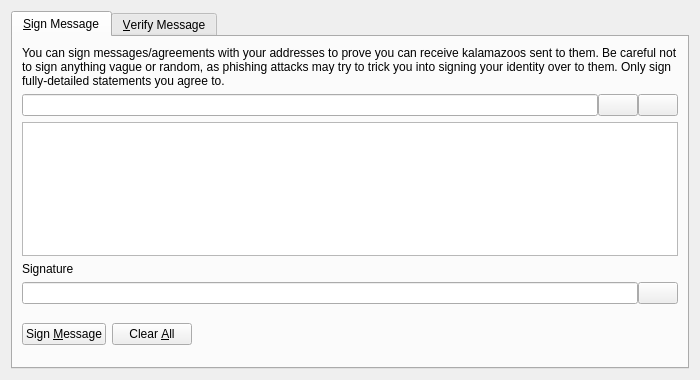
<?xml version="1.0" encoding="UTF-8"?>
<ui version="4.0">
 <class>SignVerifyMessageDialog</class>
 <widget class="QDialog" name="SignVerifyMessageDialog">
  <property name="geometry">
   <rect>
    <x>0</x>
    <y>0</y>
    <width>700</width>
    <height>380</height>
   </rect>
  </property>
  <property name="windowTitle">
   <string>Signatures - Sign / Verify a Message</string>
  </property>
  <property name="modal">
   <bool>true</bool>
  </property>
  <layout class="QVBoxLayout" name="verticalLayout">
   <item>
    <widget class="QTabWidget" name="tabWidget">
     <property name="currentIndex">
      <number>0</number>
     </property>
     <widget class="QWidget" name="tabSignMessage">
      <attribute name="title">
       <string>&amp;Sign Message</string>
      </attribute>
      <layout class="QVBoxLayout" name="verticalLayout_SM">
       <item>
        <widget class="QLabel" name="infoLabel_SM">
         <property name="text">
          <string>You can sign messages/agreements with your addresses to prove you can receive kalamazoos sent to them. Be careful not to sign anything vague or random, as phishing attacks may try to trick you into signing your identity over to them. Only sign fully-detailed statements you agree to.</string>
         </property>
         <property name="textFormat">
          <enum>Qt::PlainText</enum>
         </property>
         <property name="wordWrap">
          <bool>true</bool>
         </property>
        </widget>
       </item>
       <item>
        <layout class="QHBoxLayout" name="horizontalLayout_1_SM">
         <property name="spacing">
          <number>0</number>
         </property>
         <item>
          <widget class="QValidatedLineEdit" name="addressIn_SM">
           <property name="toolTip">
            <string>The Kalamazoocoin address to sign the message with</string>
           </property>
          </widget>
         </item>
         <item>
          <widget class="QPushButton" name="addressBookButton_SM">
           <property name="toolTip">
            <string>Choose previously used address</string>
           </property>
           <property name="text">
            <string/>
           </property>
           <property name="icon">
            <iconset resource="../bitcoin.qrc">
             <normaloff>:/icons/address-book</normaloff>:/icons/address-book</iconset>
           </property>
           <property name="shortcut">
            <string>Alt+A</string>
           </property>
           <property name="autoDefault">
            <bool>false</bool>
           </property>
          </widget>
         </item>
         <item>
          <widget class="QPushButton" name="pasteButton_SM">
           <property name="toolTip">
            <string>Paste address from clipboard</string>
           </property>
           <property name="text">
            <string/>
           </property>
           <property name="icon">
            <iconset resource="../bitcoin.qrc">
             <normaloff>:/icons/editpaste</normaloff>:/icons/editpaste</iconset>
           </property>
           <property name="shortcut">
            <string>Alt+P</string>
           </property>
           <property name="autoDefault">
            <bool>false</bool>
           </property>
          </widget>
         </item>
        </layout>
       </item>
       <item>
        <widget class="QPlainTextEdit" name="messageIn_SM">
         <property name="toolTip">
          <string>Enter the message you want to sign here</string>
         </property>
        </widget>
       </item>
       <item>
        <widget class="QLabel" name="signatureLabel_SM">
         <property name="text">
          <string>Signature</string>
         </property>
         <property name="textFormat">
          <enum>Qt::PlainText</enum>
         </property>
        </widget>
       </item>
       <item>
        <layout class="QHBoxLayout" name="horizontalLayout_2_SM">
         <property name="spacing">
          <number>0</number>
         </property>
         <item>
          <widget class="QLineEdit" name="signatureOut_SM">
           <property name="font">
            <font>
             <italic>true</italic>
            </font>
           </property>
           <property name="readOnly">
            <bool>true</bool>
           </property>
          </widget>
         </item>
         <item>
          <widget class="QPushButton" name="copySignatureButton_SM">
           <property name="toolTip">
            <string>Copy the current signature to the system clipboard</string>
           </property>
           <property name="text">
            <string/>
           </property>
           <property name="icon">
            <iconset resource="../bitcoin.qrc">
             <normaloff>:/icons/editcopy</normaloff>:/icons/editcopy</iconset>
           </property>
           <property name="autoDefault">
            <bool>false</bool>
           </property>
          </widget>
         </item>
        </layout>
       </item>
       <item>
        <layout class="QHBoxLayout" name="horizontalLayout_3_SM">
         <item>
          <widget class="QPushButton" name="signMessageButton_SM">
           <property name="toolTip">
            <string>Sign the message to prove you own this Kalamazoocoin address</string>
           </property>
           <property name="text">
            <string>Sign &amp;Message</string>
           </property>
           <property name="icon">
            <iconset resource="../bitcoin.qrc">
             <normaloff>:/icons/edit</normaloff>:/icons/edit</iconset>
           </property>
           <property name="autoDefault">
            <bool>false</bool>
           </property>
          </widget>
         </item>
         <item>
          <widget class="QPushButton" name="clearButton_SM">
           <property name="toolTip">
            <string>Reset all sign message fields</string>
           </property>
           <property name="text">
            <string>Clear &amp;All</string>
           </property>
           <property name="icon">
            <iconset resource="../bitcoin.qrc">
             <normaloff>:/icons/remove</normaloff>:/icons/remove</iconset>
           </property>
           <property name="autoDefault">
            <bool>false</bool>
           </property>
          </widget>
         </item>
         <item>
          <spacer name="horizontalSpacer_1_SM">
           <property name="orientation">
            <enum>Qt::Horizontal</enum>
           </property>
           <property name="sizeHint" stdset="0">
            <size>
             <width>40</width>
             <height>48</height>
            </size>
           </property>
          </spacer>
         </item>
         <item>
          <widget class="QLabel" name="statusLabel_SM">
           <property name="font">
            <font>
             <weight>75</weight>
             <bold>true</bold>
            </font>
           </property>
           <property name="text">
            <string/>
           </property>
           <property name="wordWrap">
            <bool>true</bool>
           </property>
          </widget>
         </item>
         <item>
          <spacer name="horizontalSpacer_2_SM">
           <property name="orientation">
            <enum>Qt::Horizontal</enum>
           </property>
           <property name="sizeHint" stdset="0">
            <size>
             <width>40</width>
             <height>48</height>
            </size>
           </property>
          </spacer>
         </item>
        </layout>
       </item>
      </layout>
     </widget>
     <widget class="QWidget" name="tabVerifyMessage">
      <attribute name="title">
       <string>&amp;Verify Message</string>
      </attribute>
      <layout class="QVBoxLayout" name="verticalLayout_VM">
       <item>
        <widget class="QLabel" name="infoLabel_VM">
         <property name="text">
          <string>Enter the receiver's address, message (ensure you copy line breaks, spaces, tabs, etc. exactly) and signature below to verify the message. Be careful not to read more into the signature than what is in the signed message itself, to avoid being tricked by a man-in-the-middle attack. Note that this only proves the signing party receives with the address, it cannot prove sendership of any transaction!</string>
         </property>
         <property name="textFormat">
          <enum>Qt::PlainText</enum>
         </property>
         <property name="alignment">
          <set>Qt::AlignLeading|Qt::AlignLeft|Qt::AlignTop</set>
         </property>
         <property name="wordWrap">
          <bool>true</bool>
         </property>
        </widget>
       </item>
       <item>
        <layout class="QHBoxLayout" name="horizontalLayout_1_VM">
         <property name="spacing">
          <number>0</number>
         </property>
         <item>
          <widget class="QValidatedLineEdit" name="addressIn_VM">
           <property name="toolTip">
            <string>The Kalamazoocoin address the message was signed with</string>
           </property>
          </widget>
         </item>
         <item>
          <widget class="QPushButton" name="addressBookButton_VM">
           <property name="toolTip">
            <string>Choose previously used address</string>
           </property>
           <property name="text">
            <string/>
           </property>
           <property name="icon">
            <iconset resource="../bitcoin.qrc">
             <normaloff>:/icons/address-book</normaloff>:/icons/address-book</iconset>
           </property>
           <property name="shortcut">
            <string>Alt+A</string>
           </property>
           <property name="autoDefault">
            <bool>false</bool>
           </property>
          </widget>
         </item>
        </layout>
       </item>
       <item>
        <widget class="QPlainTextEdit" name="messageIn_VM"/>
       </item>
       <item>
        <widget class="QValidatedLineEdit" name="signatureIn_VM"/>
       </item>
       <item>
        <layout class="QHBoxLayout" name="horizontalLayout_2_VM">
         <item>
          <widget class="QPushButton" name="verifyMessageButton_VM">
           <property name="toolTip">
            <string>Verify the message to ensure it was signed with the specified Kalamazoocoin address</string>
           </property>
           <property name="text">
            <string>Verify &amp;Message</string>
           </property>
           <property name="icon">
            <iconset resource="../bitcoin.qrc">
             <normaloff>:/icons/transaction_0</normaloff>:/icons/transaction_0</iconset>
           </property>
           <property name="autoDefault">
            <bool>false</bool>
           </property>
          </widget>
         </item>
         <item>
          <widget class="QPushButton" name="clearButton_VM">
           <property name="toolTip">
            <string>Reset all verify message fields</string>
           </property>
           <property name="text">
            <string>Clear &amp;All</string>
           </property>
           <property name="icon">
            <iconset resource="../bitcoin.qrc">
             <normaloff>:/icons/remove</normaloff>:/icons/remove</iconset>
           </property>
           <property name="autoDefault">
            <bool>false</bool>
           </property>
          </widget>
         </item>
         <item>
          <spacer name="horizontalSpacer_1_VM">
           <property name="orientation">
            <enum>Qt::Horizontal</enum>
           </property>
           <property name="sizeHint" stdset="0">
            <size>
             <width>40</width>
             <height>48</height>
            </size>
           </property>
          </spacer>
         </item>
         <item>
          <widget class="QLabel" name="statusLabel_VM">
           <property name="font">
            <font>
             <weight>75</weight>
             <bold>true</bold>
            </font>
           </property>
           <property name="text">
            <string/>
           </property>
           <property name="wordWrap">
            <bool>true</bool>
           </property>
          </widget>
         </item>
         <item>
          <spacer name="horizontalSpacer_2_VM">
           <property name="orientation">
            <enum>Qt::Horizontal</enum>
           </property>
           <property name="sizeHint" stdset="0">
            <size>
             <width>40</width>
             <height>48</height>
            </size>
           </property>
          </spacer>
         </item>
        </layout>
       </item>
      </layout>
     </widget>
    </widget>
   </item>
  </layout>
 </widget>
 <customwidgets>
  <customwidget>
   <class>QValidatedLineEdit</class>
   <extends>QLineEdit</extends>
   <header>qvalidatedlineedit.h</header>
  </customwidget>
 </customwidgets>
 <resources>
  <include location="../bitcoin.qrc"/>
 </resources>
 <connections/>
</ui>
